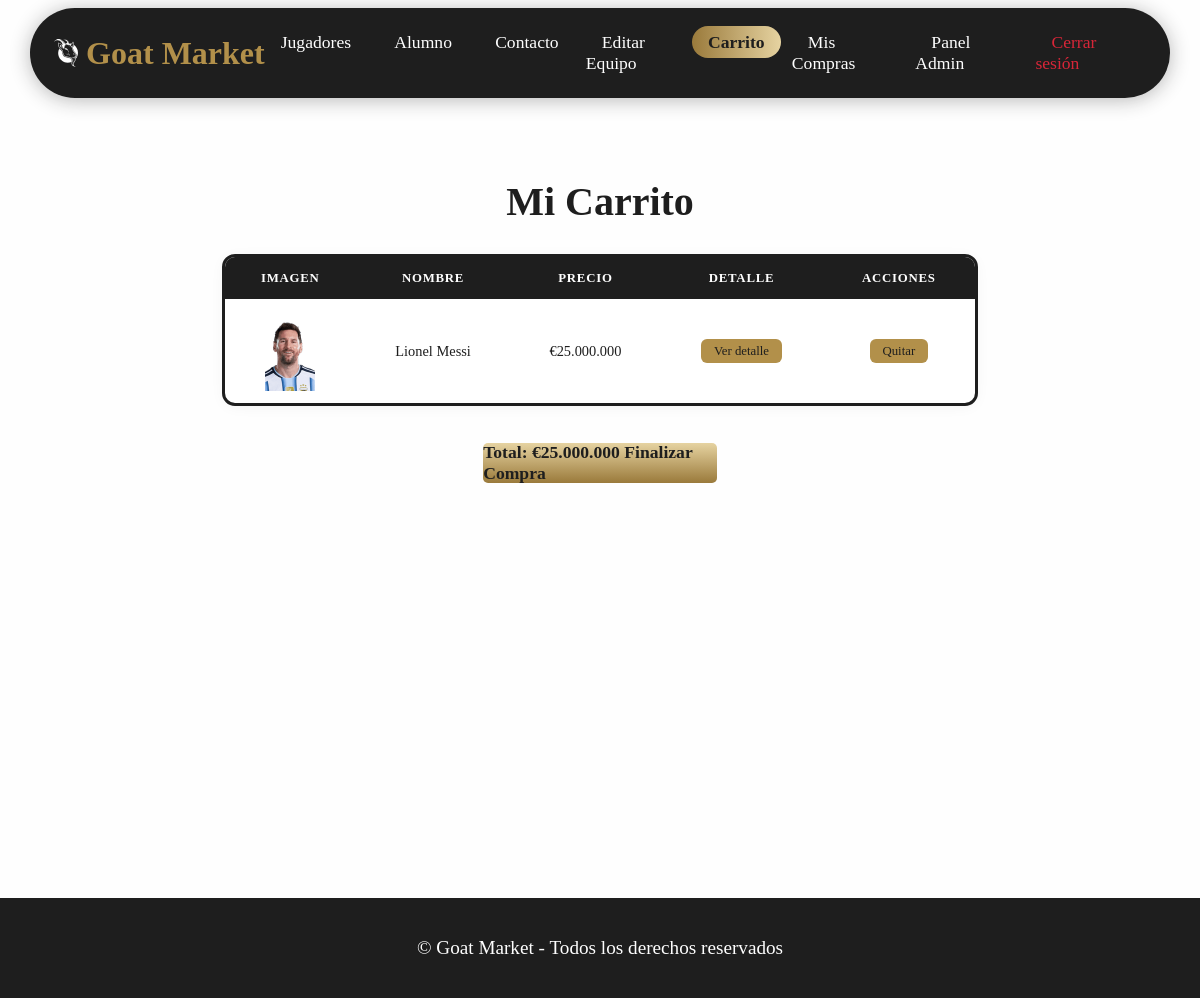
Page /?sec=carrito (signed in) on the committed database.
### tables this page shows
CREATE TABLE `jugadores` (
  `id` int(10) unsigned NOT NULL AUTO_INCREMENT,
  `nombre_apellido` varchar(50) NOT NULL,
  `fecha_nacimiento` date NOT NULL,
  `descripcion` text DEFAULT NULL,
  `precio` smallint(5) unsigned NOT NULL,
  `imagen` varchar(50) DEFAULT NULL,
  `pais_id` int(11) DEFAULT NULL,
  PRIMARY KEY (`id`),
  KEY `pais_id` (`pais_id`),
  CONSTRAINT `pais_id` FOREIGN KEY (`pais_id`) REFERENCES `paises` (`id`) ON UPDATE CASCADE
);

### clases/Carrito.php (called while the page is built, shortened)
<?php
require_once "Jugadores.php";
class Carrito
{
  public static function listar(int $usuario_id):array
  {
    $conexion = Conexion::getConexion();
    $query = "SELECT j.*, p.nombre AS pais_nombre
              FROM carrito c
              JOIN jugadores j ON c.jugador_id = j.id
              LEFT JOIN paises p ON j.pais_id = p.id
              WHERE c.usuario_id = :usuario_id";
    $PDOStatement = $conexion -> prepare($query);
    $PDOStatement -> setFetchMode(PDO::FETCH_CLASS, 'Jugadores');
    $PDOStatement -> execute(['usuario_id' => $usuario_id]);
    return $PDOStatement -> fetchAll();
  }
}

### clases/Jugadores.php (called while the page is built, shortened)
<?php
class Jugadores
{
  private $id;
  private $nombre_apellido;
  private $imagen;
  public function getId(){
    return $this -> id;
  }
  public function getNombre(){
    return $this -> nombre_apellido;
  }
  public function getPrecio(){
    return $this -> precio;
  }
  public function getImagen(){
    return $this -> imagen;
  }
}
?>

### componentes/tabla-jugadores.php (the view)
<table class="tabla">
    <thead>
        <tr>
            <th>Imagen</th>
            <th>Nombre</th>
            <th>Precio</th>
            <?php if($tipo_acciones === 'carrito'): ?>
                <th>Detalle</th>
            <?php endif; ?>
            <?php if($mostrar_acciones): ?>
                <th>Acciones</th>
            <?php endif; ?>
        </tr>
    </thead>
    <tbody>
        <?php foreach($jugadores as $jugador): ?>
            <tr>
                <td>
                    <?php if($jugador->getImagen()): ?>
                        <figure>
                            <img src="assets/img/<?= rawurlencode($jugador->getImagen()) ?>" alt="<?= htmlspecialchars($jugador->getNombre()) ?>" width="50">
                        </figure>
                    <?php endif; ?>
                </td>
                <td><?= htmlspecialchars($jugador->getNombre()) ?></td>
                <td>€<?= number_format($jugador->getPrecio() * 1000000, 0, ',', '.') ?></td>
                <?php if($tipo_acciones === 'carrito'): ?>
                    <td><a href="?sec=detalle&id=<?= $jugador->getId() ?>">Ver detalle</a></td>
                <?php endif; ?>
                <?php if($mostrar_acciones): ?>
                    <td>
                        <?php if($tipo_acciones === 'carrito'): ?>
                            <a href="actions/quitar_carrito_acc.php?id=<?= $jugador->getId() ?>">Quitar</a>
                        <?php elseif($tipo_acciones === 'admin'): ?>
                            <a href="?sec=editar_jugador&id=<?= $jugador->getId() ?>">Editar</a>
                            <a href="?sec=borrar_jugador&id=<?= $jugador->getId() ?>">Borrar</a>
                        <?php endif; ?>
                    </td>
                <?php endif; ?>
            </tr>
        <?php endforeach; ?>
    </tbody>
</table>

### assets/css/style.css (style rules this page uses)
:root { --card-size: 300px; --main-color: #67b7fd; --golden-x: linear-gradient(90deg, #9A7A3B 0%, #E6D3A1 100%); --golden-y: linear-gradient(0deg, #9A7A3B 0%, #E6D3A1 100%); --golden: #b2904a; }
* { margin: 0; padding: 0; box-sizing: border-box; box-shadow: none; text-decoration: none; list-style: none; }
a { color: inherit; }
body { background-color: #fefefe; color: #1e1e1e; }
img { height: var(--card-size); transform: scale(1) translateY(0px); transition: all cubic-bezier(0.63, 0.23, 0.00, 1.08) 1s; }
.tabla { width: 80%; max-width: 750px; outline: 3px solid #1e1e1e; border-collapse: collapse; margin: 1.5rem auto; font-size: 0.9rem; background: #fff; border-radius: 10px; overflow: hidden; box-shadow: 0 2px 16px rgba(0,0,0,0.06); }
.tabla thead { background: #1e1e1e; color: #fefefe; }
.tabla th { padding: 0.85rem 1rem; text-align: center; font-weight: 600; font-size: 0.8rem; text-transform: uppercase; letter-spacing: 0.06em; }
.tabla td { padding: 0.75rem 1rem; border-bottom: 1px solid #eee; vertical-align: middle; text-align: center; margin: auto; }
.tabla tbody tr:last-child td { border-bottom: none; }
.tabla td a { display: inline-block; padding: 0.3rem 0.8rem; border-radius: 6px; font-size: 0.8rem; font-weight: 500; background: var(--golden); color: #1e1e1e; transition: opacity 0.2s, transform 0.2s; }

### rows in the picture
jugadores: imagen (picture), nombre_apellido "Lionel Messi", $jugador->getPrecio()*1000000 "25.000.000"

### other values in the picture
$value -> getTitulo() "Jugadores"
$value -> getTitulo() "Alumno"
$value -> getTitulo() "Contacto"
$value -> getTitulo() "Editar Equipo"
$total * 1000000 "25.000.000"
